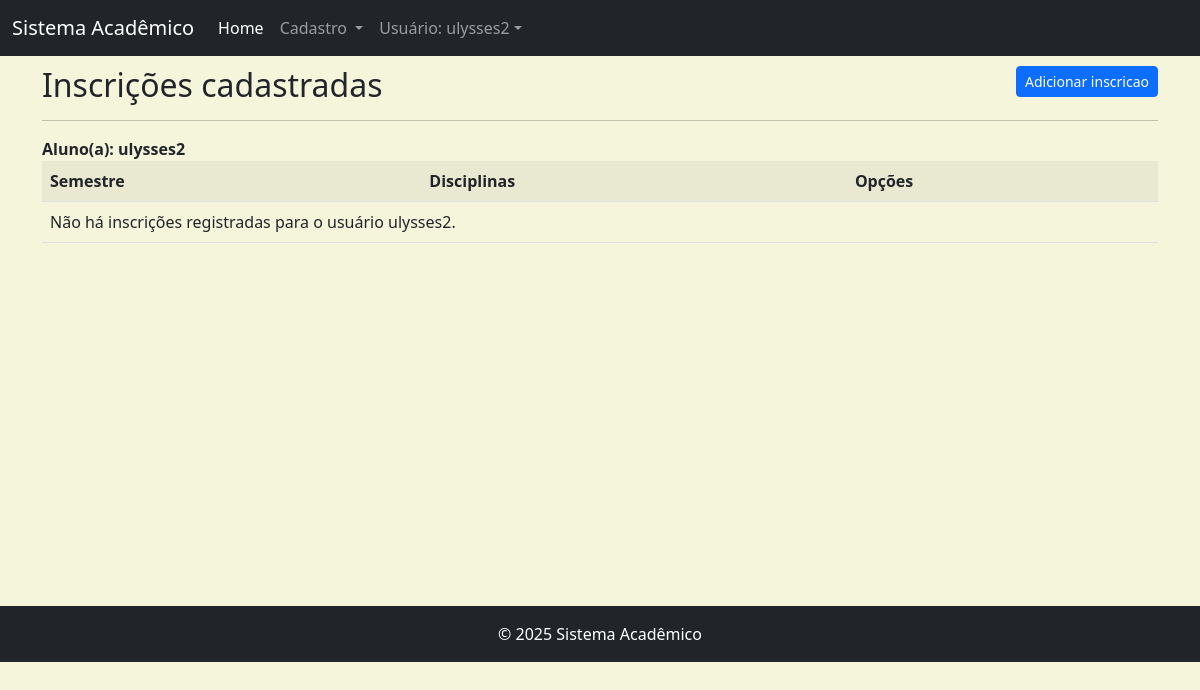
The page /listar/inscricao/ (signed in) on the database as committed earlier.
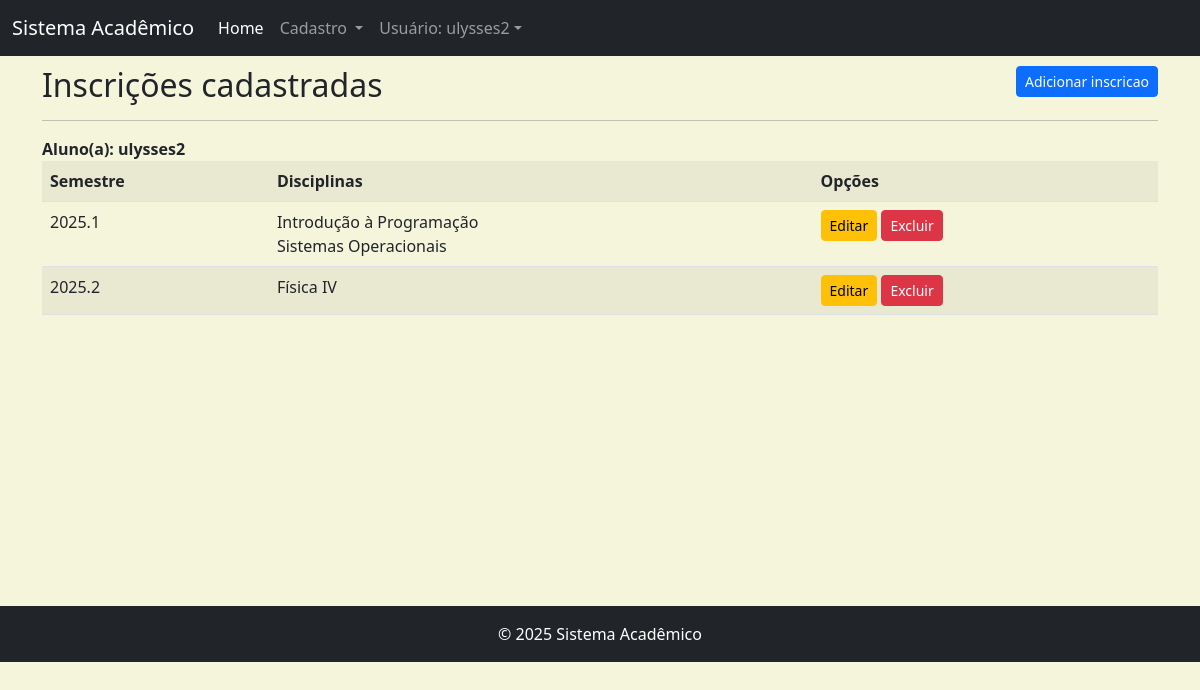
The same page on the database as committed later.
### cadastros/models.py (models this page shows, shortened)
class Inscricao(models.Model):
    semestre = models.CharField(max_length=10)
    usuario = models.ForeignKey(User, on_delete=models.PROTECT)
    disciplinas = models.ManyToManyField(Disciplina)

class Disciplina(models.Model):
    nome = models.CharField(max_length=100)
    cargaHoraria = models.IntegerField(verbose_name="Carga Horária")
    departamento = models.ForeignKey(Departamento, on_delete=models.PROTECT)

### cadastros/views.py (the view)
# urls.py: path('listar/inscricao/', InscricaoList.as_view(), name='listar-inscricao'),
class InscricaoList(LoginRequiredMixin, ListView):
    model = Inscricao
    template_name = 'cadastros/lista/inscricao.html'
    login_url = reverse_lazy('login')
    def get_queryset(self):
        self.object_list = Inscricao.objects.filter(
                            usuario = self.request.user)
        return self.object_list

### cadastros/templates/cadastros/lista/inscricao.html (shortened to what this page needs)
{% extends 'paginas/base.html' %}
{% load static %}
{% block conteudo %}
<h2>Inscrições cadastradas
    <a href="{% url 'cadastrar-inscricao' %}" class="btn btn-primary btn-sm float-end">
        Adicionar inscricao
    </a>
</h2>
<hr>
<div class="table-responsive">
    <strong>Aluno(a): {{ user }}</strong>
    <table class="table table-striped">
        <tr>
            <th>Semestre</th>
            <th>Disciplinas</th>
            <th>Opções</th>
        </tr>
        {% for object in object_list %}
        <tr>
            <td>{{ object.semestre }}</td>
            <td>
                {% for disciplina in object.disciplinas.all %}
                    {{disciplina.nome}} <br>
                {% endfor %}
            </td>
            <td>
                <a href="{% url 'editar-inscricao' object.pk %}"
                class="btn btn-warning btn-sm" title="Editar">
                    Editar
                </a>
                <a href="{% url 'excluir-inscricao' object.pk %}"
                class="btn btn-danger btn-sm" title="Excluir">Excluir</a>
            </td>
        </tr>
        {% empty %}
        <tr>
            <td colspan="3">
                Não há inscrições registradas para o usuário {{ user }}.
            </td>
        </tr>
        {% endfor %}
    </table>
</div>
{% endblock %}

### paginas/templates/paginas/base.html (shortened to what this page needs)
{% load static %}
<!DOCTYPE html>
<html lang="pt-br">
<head>
    <link rel="stylesheet" href="https://cdn.jsdelivr.net/npm/bootstrap@5.2.3/dist/css/bootstrap.min.css">
    <link rel="stylesheet" href="{% static 'css/style.css' %}">
    <link rel="stylesheet" href="{% static 'css/datatables.min.css' %}">
</head>
<body>
    <nav class="navbar navbar-expand-lg navbar-dark bg-dark">
        <div class="container-fluid">
            <a class="navbar-brand" href="#">Sistema Acadêmico</a>
            <div class="collapse navbar-collapse" id="navbarNav">
                <ul class="navbar-nav">
                    <li class="nav-item">
                        <a class="nav-link active" aria-current="page" href="{% url 'inicio' %}">Home</a>
                    </li>
                    {% if request.user.is_authenticated %}
                    <li class="nav-item dropdown" id="dropdownCadastro">
                        <a class="nav-link dropdown-toggle" role="button"
                        data-bs-toggle="dropdown" aria-expanded="false" href="#">
                            Cadastro
                        </a>
                    </li>
                    {% endif %}
                    {% if request.user.is_authenticated %}
                    <li class="nav-item dropdown" id="dropdownLogin">
                        <a class="nav-link dropdown-toggle" role="button" data-bs-toggle="dropdown" aria-expanded="false" href="#">Usuário: {{ user }}</a>
                    </li>
                    {% endif %}
                </ul>
            </div>
        </div>
    </nav>
    <div class="container">
        {% block conteudo %}{% endblock %}
    </div>
    <footer class="footer mt-auto py-3 bg-dark">
        <div class="rodape">
            {% block rodape %}
            <span class="text-bg-dark">© 2025 Sistema Acadêmico</span>
            {% endblock %}
        </div>
    </footer>
</body>
</html>

Rows that differ between the two databases and show on the page:
added Inscricao: semestre "2025.1"
now on this page (row unchanged): Disciplina: nome "Introdução à Programação", shown under "2025.1"
now on this page (row unchanged): Disciplina: nome "Sistemas Operacionais", shown under "2025.1"
added Inscricao: semestre "2025.2"
now on this page (row unchanged): Disciplina: nome "Física IV", shown under "2025.2"
Other text that changed with them:
{{ user }}: "ulysses2" → (not shown)
text no longer shown: "Não há inscrições registradas para o usuário ."
